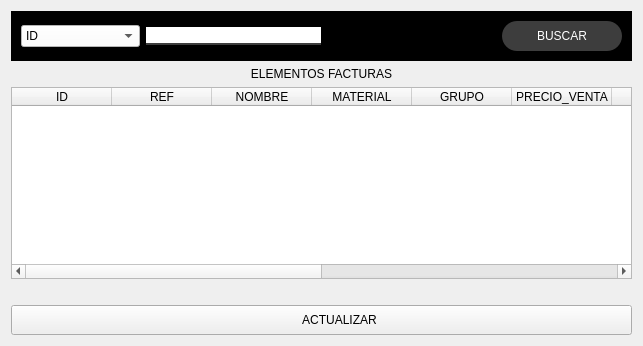
               <widget class="QWidget" name="fact_pag">
                <layout class="QVBoxLayout" name="verticalLayout_23">
                 <item>
                  <widget class="QFrame" name="frame_3">
                   <property name="styleSheet">
                    <string notr="true">QFrame{
background-color:rgb(0,0,0);
}
QLabel{
font: 87 12pt &quot;Arial Black&quot;;
background-color: #000000ff;
color: rgb(32, 80, 255);
border:0px solid #14C8CD;
}
QLineEdit{
border: 10px;
color:rgb(255,255,255);
border-bottom:2px solid rgb(61,61,61);
font:75 12pt &quot;Times New Roman&quot;;
}
QPushButton{
background-color:rgb(61,61,61);
border-radius: 15px;
color:rgb(255,255,255);
font:77 10pt &quot;Arial Black&quot;;
}
QPushButton:hover{
background-color: rgb(32, 80, 255);
border-radius: 15px;
color:rgb(0,0,0);
font: 77 10pt &quot;Arial Black&quot;;
}
QTableWidget{
background-color: rgb(255,255,255);
color:rgb(0,0,0);
gridline-color:rgb(32, 80, 255);
font-size:12pt;
color:#000000;
}
QHeaderView::section{
background-color: rgb(32, 80, 255);
border:1px solid rgb(0,0,0);
font-size: 12pt;
}
QTableWidget QTableCornerButton::section{
background-color:rgb(0,0,0);
border:1px solid rgb(32, 80, 255);
}</string>
                   </property>
                   <property name="frameShape">
                    <enum>QFrame::StyledPanel</enum>
                   </property>
                   <property name="frameShadow">
                    <enum>QFrame::Raised</enum>
                   </property>
                   <layout class="QHBoxLayout" name="horizontalLayout_21">
                    <item>
                     <widget class="QComboBox" name="combo_3">
                      <property name="styleSheet">
                       <string notr="true">background-color: rgb(255, 255, 255);
font: 14px &quot;Arial Black&quot;;</string>
                      </property>
                      <item>
                       <property name="text">
                        <string>ID</string>
                       </property>
                      </item>
                      <item>
                       <property name="text">
                        <string>REF</string>
                       </property>
                      </item>
                      <item>
                       <property name="text">
                        <string>NOMBRE</string>
                       </property>
                      </item>
                      <item>
                       <property name="text">
                        <string>MATERIAL</string>
                       </property>
                      </item>
                      <item>
                       <property name="text">
                        <string>GRUPO</string>
                       </property>
                      </item>
                      <item>
                       <property name="text">
                        <string>PRECIO VENTA</string>
                       </property>
                      </item>
                      <item>
                       <property name="text">
                        <string>CANTIDAD</string>
                       </property>
                      </item>
                      <item>
                       <property name="text">
                        <string>VALOR TOTAL</string>
                       </property>
                      </item>
                      <item>
                       <property name="text">
                        <string>IVA</string>
                       </property>
                      </item>
                      <item>
                       <property name="text">
                        <string>NUM_FACT</string>
                       </property>
                      </item>
                     </widget>
                    </item>
                    <item>
                     <widget class="QLineEdit" name="combo_line_3"/>
                    </item>
                    <item>
                     <spacer name="horizontalSpacer_16">
                      <property name="orientation">
                       <enum>Qt::Horizontal</enum>
                      </property>
                      <property name="sizeHint" stdset="0">
                       <size>
                        <width>40</width>
                        <height>20</height>
                       </size>
                      </property>
                     </spacer>
                    </item>
                    <item>
                     <widget class="QPushButton" name="search_fact">
                      <property name="minimumSize">
                       <size>
                        <width>120</width>
                        <height>30</height>
                       </size>
                      </property>
                      <property name="text">
                       <string>BUSCAR</string>
                      </property>
                      <property name="icon">
                       <iconset>
                        <normaloff>Imagenes/preferencessystemsearch_94404 (1).png</normaloff>Imagenes/preferencessystemsearch_94404 (1).png</iconset>
                      </property>
                      <property name="iconSize">
                       <size>
                        <width>30</width>
                        <height>30</height>
                       </size>
                      </property>
                     </widget>
                    </item>
                   </layout>
                  </widget>
                 </item>
                 <item>
                  <widget class="QLabel" name="tit_product_3">
                   <property name="text">
                    <string>ELEMENTOS FACTURAS</string>
                   </property>
                   <property name="alignment">
                    <set>Qt::AlignCenter</set>
                   </property>
                  </widget>
                 </item>
                 <item>
                  <widget class="QTableWidget" name="prodc_table_3">
                   <column>
                    <property name="text">
                     <string>ID</string>
                    </property>
                   </column>
                   <column>
                    <property name="text">
                     <string>REF</string>
                    </property>
                   </column>
                   <column>
                    <property name="text">
                     <string>NOMBRE</string>
                    </property>
                   </column>
                   <column>
                    <property name="text">
                     <string>MATERIAL</string>
                    </property>
                   </column>
                   <column>
                    <property name="text">
                     <string>GRUPO</string>
                    </property>
                   </column>
                   <column>
                    <property name="text">
                     <string>PRECIO_VENTA</string>
                    </property>
                   </column>
                   <column>
                    <property name="text">
                     <string>CANTIDAD</string>
                    </property>
                   </column>
                   <column>
                    <property name="text">
                     <string>VALOR TOTAL</string>
                    </property>
                   </column>
                   <column>
                    <property name="text">
                     <string>IVA</string>
                    </property>
                   </column>
                   <column>
                    <property name="text">
                     <string>NUM_FACT</string>
                    </property>
                   </column>
                   <column>
                    <property name="text">
                     <string>FECHA</string>
                    </property>
                   </column>
                   <column>
                    <property name="text">
                     <string>TIEMPO</string>
                    </property>
                   </column>
                  </widget>
                 </item>
                 <item>
                  <spacer name="horizontalSpacer_17">
                   <property name="orientation">
                    <enum>Qt::Horizontal</enum>
                   </property>
                   <property name="sizeHint" stdset="0">
                    <size>
                     <width>621</width>
                     <height>20</height>
                    </size>
                   </property>
                  </spacer>
                 </item>
                 <item>
                  <widget class="QPushButton" name="refresh_fact">
                   <property name="minimumSize">
                    <size>
                     <width>120</width>
                     <height>30</height>
                    </size>
                   </property>
                   <property name="text">
                    <string>           ACTUALIZAR</string>
                   </property>
                   <property name="icon">
                    <iconset>
                     <normaloff>Imagenes/vcsupdaterequired_93493.png</normaloff>Imagenes/vcsupdaterequired_93493.png</iconset>
                   </property>
                   <property name="iconSize">
                    <size>
                     <width>38</width>
                     <height>38</height>
                    </size>
                   </property>
                  </widget>
                 </item>
                </layout>
               </widget>
